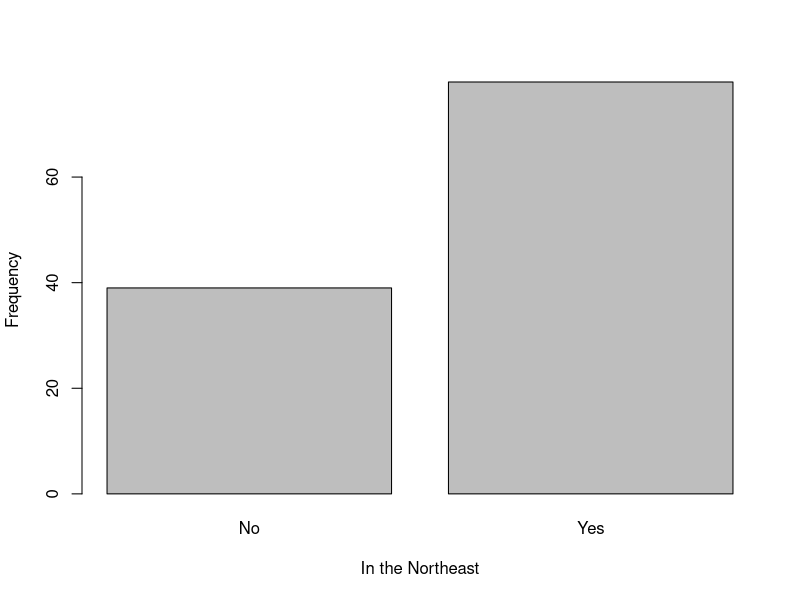
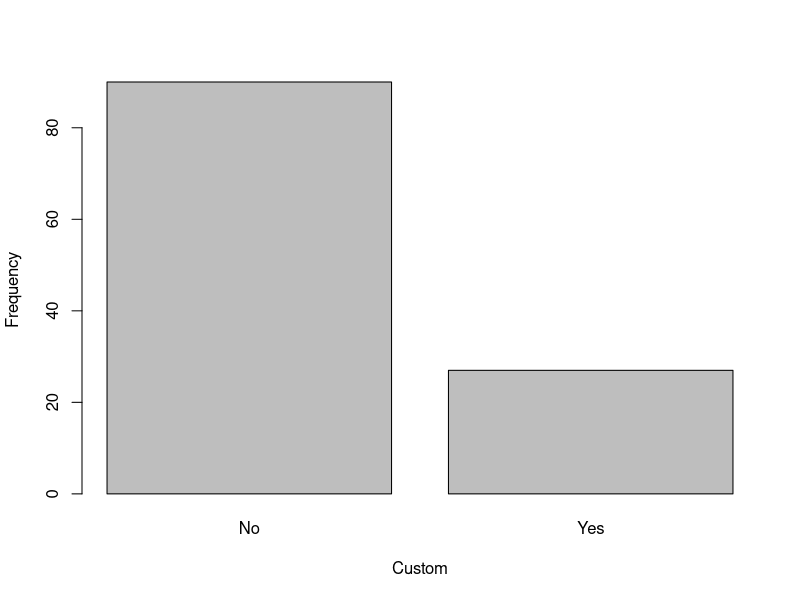
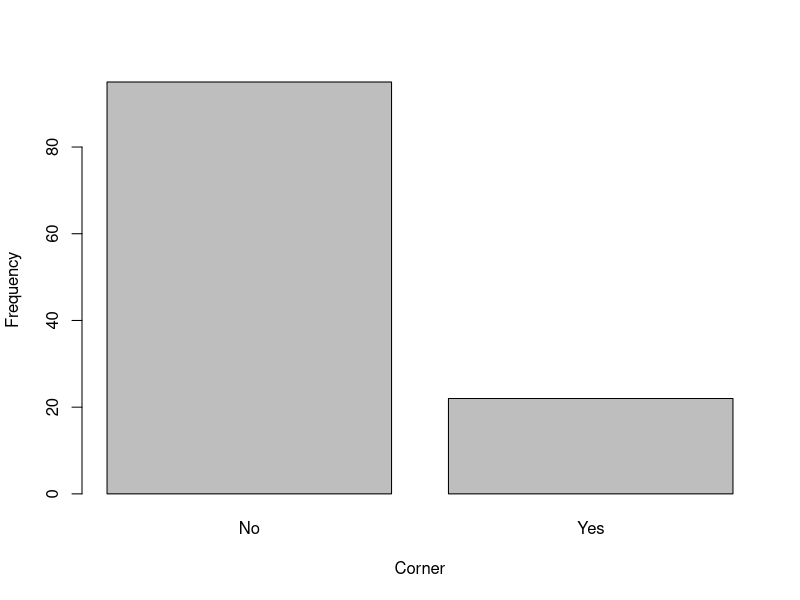
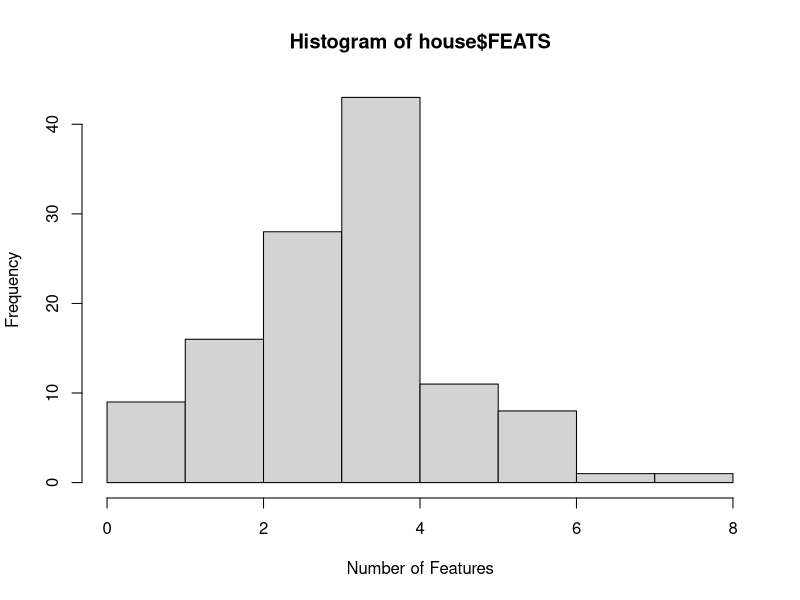
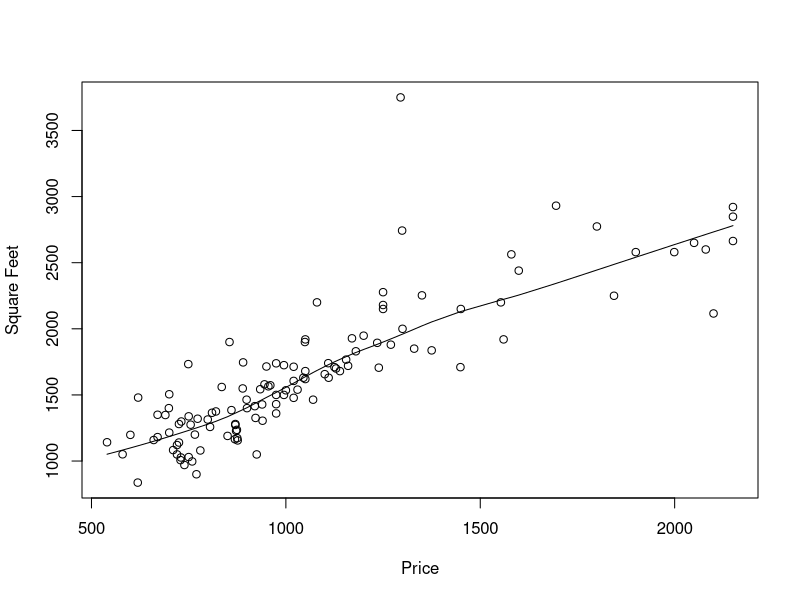
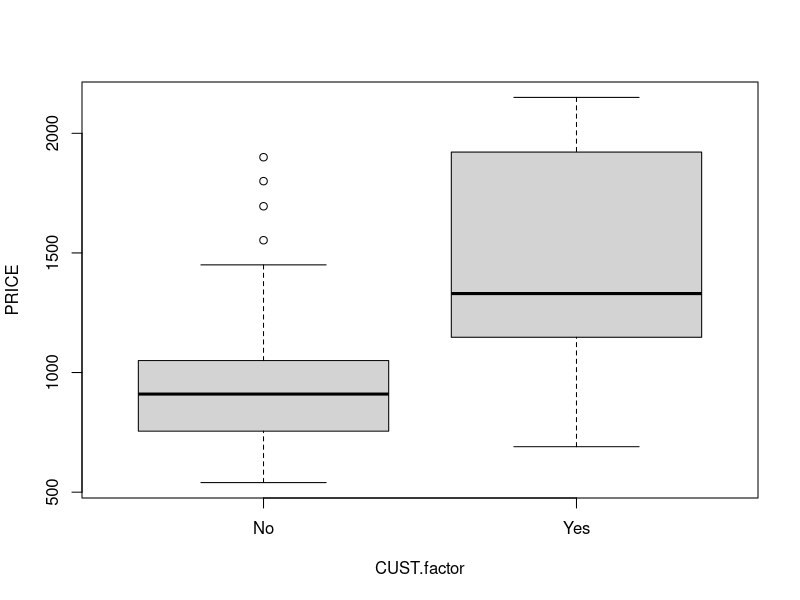

Write the R code that produced these figures, in order.
## ---- chunk 1
R.version.string
Sys.Date()
## ---- chunk 2
#Reading in data
house <- read.table(file="housing.txt",header=TRUE,as.is=TRUE)
head(house)
tail(house)
## ---- chunk 3
#Converting asterisks to NAs
house$age.years <- as.numeric(house$AGE)
summary(house$age.years)

house$tax.value <- as.numeric(house$TAX)
summary(house$tax.value)
## ---- chunk 4
#NE factor
house$NE.factor <- factor(house$NE, levels = 0:1, labels = c("No","Yes"))

#CUST factor
house$CUST.factor <- factor(house$CUST, levels = 0:1, labels = c("No","Yes"))

#COR factor
house$COR.factor <- factor(house$COR, levels = 0:1, labels = c("No","Yes"))
## ---- chunk 5
#NE barplot
tabNE <- table(house$NE.factor)
barplot(tabNE, xlab ="In the Northeast", ylab = "Frequency")

#CUST barplot
tabCUST <- table(house$CUST.factor)
barplot(tabCUST, xlab ="Custom", ylab = "Frequency")

#COR barplot
tablCOR <- table(house$COR.factor)
barplot(tablCOR, xlab="Corner",ylab="Frequency")
## ---- chunk 6
#Summary of SQFT
summary(house$SQFT)
#Largest house
house[which.max(house$SQFT), ]
## ---- chunk 7
#Summary of cost
summary(house$PRICE)
#Most expensive house
house[which.max(house$PRICE), ]
## ---- chunk 8
#FEATS frequencies
table(house$FEATS)
hist(house$FEATS, xlab = "Number of Features", ylab = "Frequency")
## ---- chunk 9
#Price vs Square Feet
plot(house$PRICE,house$SQFT, xlab = "Price", ylab = "Square Feet")
smooth.curve <- lowess(house$PRICE,house$SQFT)
lines(smooth.curve)
## ---- chunk 10
#Boxplot CUST vs PRICE
boxplot(PRICE~CUST.factor, data=house)

#Mean
by(house$PRICE,house$CUST.factor,mean,na.rm=TRUE)

#SD
by(house$PRICE,house$CUST.factor,sd,na.rm=TRUE)


#Mean and SD
grp.means <- by(house$PRICE,house$CUST.factor,mean,na.rm=TRUE)
grp.stdev <- by(house$PRICE,house$CUST.factor,sd,na.rm=TRUE)
colon <- ": "
plus.minus <- "+/-"
paste(names(grp.means),colon,round(grp.means,1),
      plus.minus,round(grp.stdev,1),sep="")



## ---- chunk 11
#Mean price by location
by(house$PRICE,house$NE.factor,mean,na.rm=TRUE)
price.means <- by(house$PRICE,house$NE.factor,mean,na.rm=TRUE)
#Mean tax by location
by(house$tax.value,house$NE.factor,mean,na.rm=TRUE)
tax.means <- by(house$tax.value,house$NE.factor,mean,na.rm=TRUE)
#Average difference taxes
tax.dif <- tax.means[["Yes"]] - tax.means[["No"]]
paste("Difference: ",round(tax.means[["Yes"]],2),"-",round(tax.means[["No"]],2),"=",round(tax.dif,2))
#Average differencec price
price.dif <- price.means[["Yes"]] - price.means[["No"]]
paste("Difference: ",round(price.means[["Yes"]],2),"-",round(price.means[["No"]],2),"=",round(price.dif,2))
## ---- chunk 12
house$COR.factor.2 <- factor(house$COR, levels = 0:1, labels = c("Not-Corner","Corner"))
house$CUST.factor.2 <- factor(house$CUST, levels = 0:1, labels = c("Not-Custom","Custom"))

library(epitools)
#Percentages
tb <- table(house$COR.factor.2,house$CUST.factor.2)
round(100*prop.table(tb,margin=2),2)

#Relative risk
riskratio(tb)$measure
